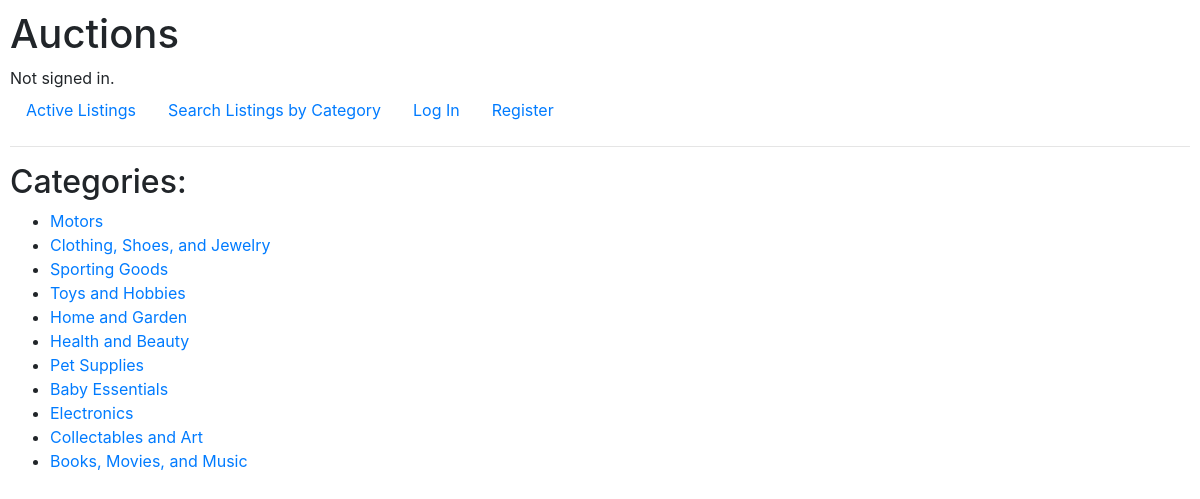
The page /categories on the database its author committed.
### auctions/models.py (models this page shows, shortened)
class Category(models.Model):
    category_name = models.CharField(max_length=40)

### auctions/views.py (the view)
# urls.py: path("categories", views.categories, name="categories"),
def categories(request):
    all_categories = Category.objects.all()
    return render(request, "auctions/categories.html", {
        "category" : all_categories
    })

### auctions/templates/auctions/categories.html
{% extends "auctions/layout.html" %}
{% block body %}
    <h2>Categories:</h2>
    <ul>
        {% for cat in category %}
        <li> <a href="{% url 'listing_list' category_id=cat.pk %}">{{ cat.category_name }}</a> </li>
        {% endfor %}
    </ul>
{% endblock %}

### auctions/templates/auctions/layout.html (shortened to what this page needs)
{% load static %}
<!DOCTYPE html>
<html lang="en">
    <head>
        <link rel="stylesheet" href="https://stackpath.bootstrapcdn.com/bootstrap/4.4.1/css/bootstrap.min.css">
        <link href="{% static 'auctions/styles.css' %}" rel="stylesheet">
    </head>
    <body>
        <h1>Auctions</h1>
        <div>
            {% if user.is_authenticated %}
                Signed in as <strong>{{ user.username }}</strong>.
            {% else %}
                Not signed in.
            {% endif %}
        </div>
        <ul class="nav">
            <li class="nav-item">
                <a class="nav-link" href="{% url 'index' %}">Active Listings</a>
            </li>
            <li class="nav-item">
                <a class="nav-link" href="{% url 'categories' %}">Search Listings by Category</a>
            </li>
            {% if user.is_authenticated %}
                <li class="nav-item">
                    <a class="nav-link" href="{% url 'create' %}">Create New Listing</a>
                </li>
                <li class="nav-item">
                    <a class="nav-link" href="{% url 'displayWatchList' %}">Watch List</a>
                </li>
                <li class="nav-item">
                    <a class="nav-link" href="{% url 'logout' %}">Log Out</a>
                </li>
            {% else %}
                <li class="nav-item">
                    <a class="nav-link" href="{% url 'login' %}">Log In</a>
                </li>
                <li class="nav-item">
                    <a class="nav-link" href="{% url 'register' %}">Register</a>
                </li>
            {% endif %}
        </ul>
        <hr>
        {% block body %}
        {% endblock %}
    </body>
</html>

### auctions/static/auctions/styles.css (style rules this page uses)
body { padding: 10px; }

### rows shown on the page
Category: category_name "Motors"
Category: category_name "Clothing, Shoes, and Jewelry"
Category: category_name "Sporting Goods"
Category: category_name "Toys and Hobbies"
Category: category_name "Home and Garden"
Category: category_name "Health and Beauty"
Category: category_name "Pet Supplies"
Category: category_name "Baby Essentials"
Category: category_name "Electronics"
Category: category_name "Collectables and Art"
Category: category_name "Books, Movies, and Music"
